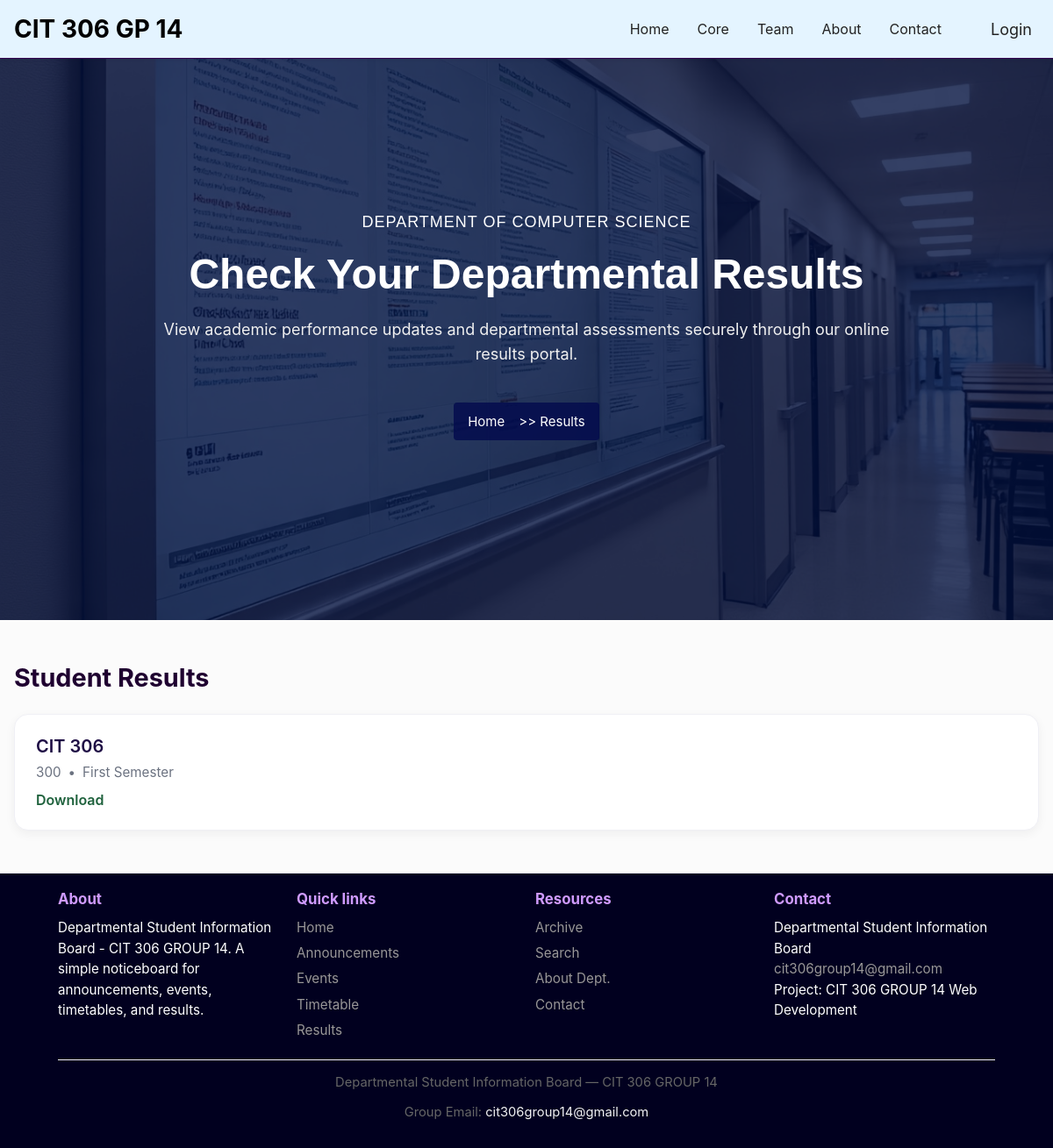
The page /board/results/ on the database as committed earlier.
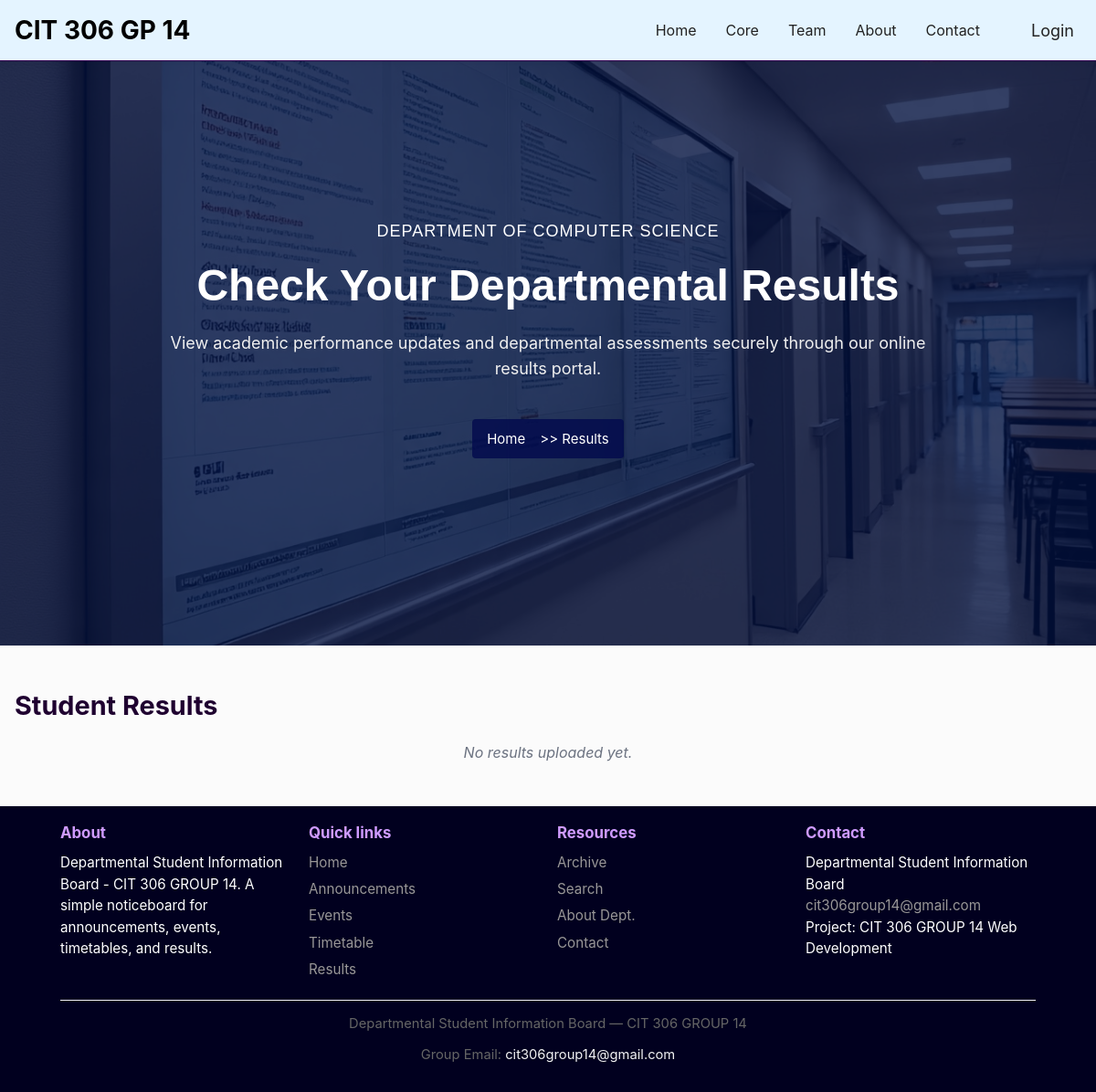
The same page on the database as committed later.
### board/models.py (models this page shows, shortened)
class Result(models.Model):
    title = models.CharField(max_length=255)
    file = models.FileField(upload_to='results/', null=True, blank=True)
    level = models.CharField(max_length=50)
    session = models.CharField(max_length=50)
    uploaded_by = models.ForeignKey(User, on_delete=models.SET_NULL, null=True, blank=True)
    upload_date = models.DateTimeField(auto_now_add=True)

### board/views.py (the view)
# urls.py: path('results/', views.results, name='results'),
def results(request):
    qs = Result.objects.order_by('-upload_date')
    return render(request, 'board/results.html', {'results': qs})

### board/templates/board/results.html (shortened to what this page needs)
{% extends 'core/base.html' %}
{% load static %}
{% block content %}
<section class="heroBanner">
  <div class="container">
    <div class="row">
      <div class="col-md-10 col-lg-8 col-xl-7">
        <div class="heroContent">
          <h5>Department of Computer Science</h5>
          <h2>Check Your Departmental Results</h2>
          <p>View academic performance updates and departmental assessments securely through our online results portal.</p>
          <div class="heroBreadcrumb">
            <a href="{% url 'core:home' %}">Home</a>
            <span> >> Results</span>
          </div>
        </div>
      </div>
    </div>
  </div>
</section>
<section class="results-section">
  <div class="results-header">
    <h2 class="results-title">Student Results</h2>
  </div>
  <ul class="results-grid">
    {% for r in results %}
    <li class="result-card">
      <h3 class="result-title">{{ r.title }}</h3>
      <div class="result-meta">
        <span>{{ r.level }}</span> • <span>{{ r.session }}</span>
      </div>
      {% if r.file %}
      <a href="{{ r.file.url }}" download class="result-download">
        Download
      </a>
      {% endif %}
    </li>
    {% empty %}
    <li class="no-results">No results uploaded yet.</li>
    {% endfor %}
  </ul>
</section>
{% endblock %}

Rows that differ between the two databases and show on the page:
removed Result: title "CIT 306", level "300", session "First Semester"
Other text that changed with them:
text now shown: "No results uploaded yet."
